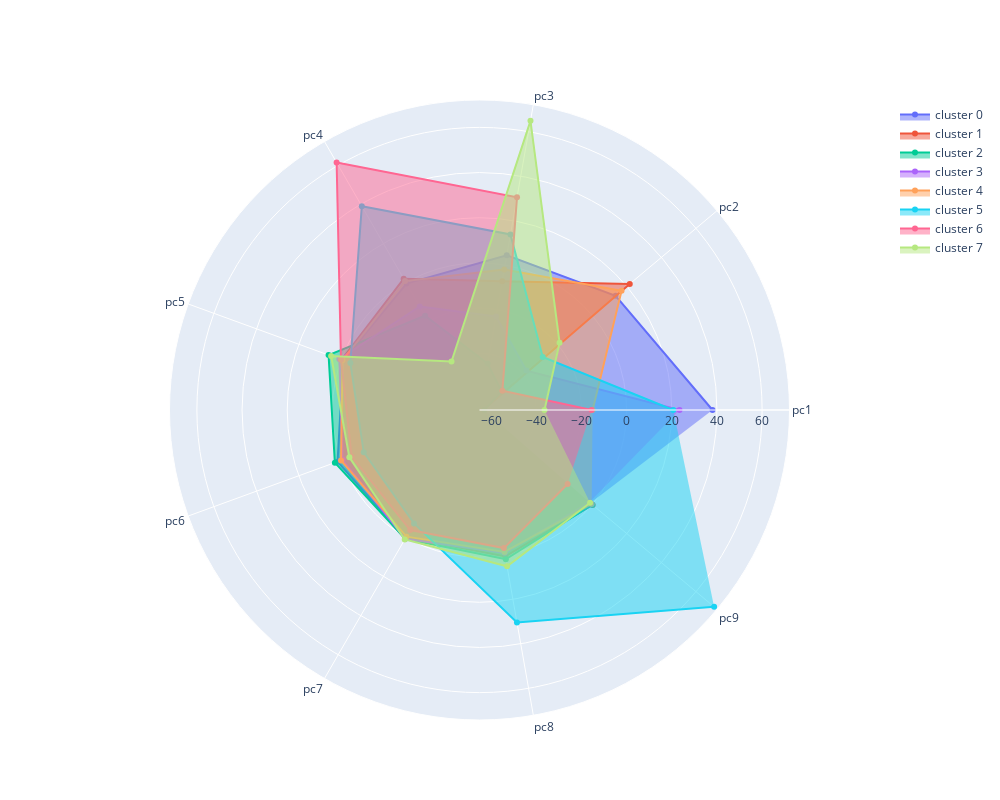

Notebook code for this chart:
### Code cell
import plotly.graph_objects as go

def plot_radar_from_centroid(df_centroids):
    df_centroids = df_centroids.drop('size', axis=1)
    fig = go.Figure()
    categories = df_centroids.columns
    for row in df_centroids.iterrows():
        fig.add_trace(go.Scatterpolar(
            r=row[1].tolist(),
            theta=categories,
            fill='toself',
            name='cluster {}'.format(row[0])
        ))

    fig.update_layout(
        autosize=False,
        width=1000,
        height=800,
    )
    fig.show()

plot_radar_from_centroid(df_centroids)

### Figure 1 — Plotly figure (JSON) as saved in the notebook; plotly's stock layout.template omitted (floating-point values rounded to 4 significant figures)
{"data": [{"fill": "toself", "name": "cluster 0", "r": [38.03, 13.54, 4.421, -0.5214, -0.9704, 1.764, 0.5768, -1.494, -1.048], "theta": ["pc1", "pc2", "pc3", "pc4", "pc5", "pc6", "pc7", "pc8", "pc9"], "type": "scatterpolar"}, {"fill": "toself", "name": "cluster 1", "r": [-63.48, 21.72, -7.286, 2.021, -0.1317, -0.3369, -0.008063, 0.7089, 0.2839], "theta": ["pc1", "pc2", "pc3", "pc4", "pc5", "pc6", "pc7", "pc8", "pc9"], "type": "scatterpolar"}, {"fill": "toself", "name": "cluster 2", "r": [-62.99, -52.34, -44.28, -16.93, 5.979, 3.016, 0.7179, 1.969, 0.04808], "theta": ["pc1", "pc2", "pc3", "pc4", "pc5", "pc6", "pc7", "pc8", "pc9"], "type": "scatterpolar"}, {"fill": "toself", "name": "cluster 3", "r": [23.41, -38.0, -23.08, -12.23, 0.9105, -0.6041, 0.6696, -0.903, -1.541], "theta": ["pc1", "pc2", "pc3", "pc4", "pc5", "pc6", "pc7", "pc8", "pc9"], "type": "scatterpolar"}, {"fill": "toself", "name": "cluster 4", "r": [-15.05, 16.98, -1.94, 0.7766, -0.6076, 0.1259, -0.3805, -1.301, -0.307], "theta": ["pc1", "pc2", "pc3", "pc4", "pc5", "pc6", "pc7", "pc8", "pc9"], "type": "scatterpolar"}, {"fill": "toself", "name": "cluster 5", "r": [20.65, -28.58, 13.8, 39.08, -4.283, -10.58, -7.146, 30.38, 70.47], "theta": ["pc1", "pc2", "pc3", "pc4", "pc5", "pc6", "pc7", "pc8", "pc9"], "type": "scatterpolar"}, {"fill": "toself", "name": "cluster 6", "r": [-15.48, -51.91, 30.51, 61.4, 0.1417, -4.896, -3.771, -3.044, -14.21], "theta": ["pc1", "pc2", "pc3", "pc4", "pc5", "pc6", "pc7", "pc8", "pc9"], "type": "scatterpolar"}, {"fill": "toself", "name": "cluster 7", "r": [-36.36, -18.85, 64.86, -40.34, 4.785, -3.814, 1.05, 5.146, -1.205], "theta": ["pc1", "pc2", "pc3", "pc4", "pc5", "pc6", "pc7", "pc8", "pc9"], "type": "scatterpolar"}], "layout": {"autosize": false, "height": 800, "width": 1000}}
